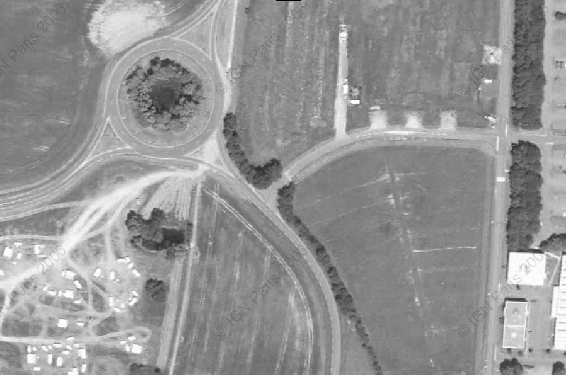
%> input picture data/Palaiseau.bmp, 566 x 375 px
$ octave main.m   (GNU Octave 9; MATLAB toolbox functions it lacks are replaced by stand-ins)
%> lines starting %> are read from the running program, lines starting %| are printed output that depends on the picture
### fft_convolution.m
function y0 = fft_convolution(h,x)
%FFT_CONVOLUTION Performs convolution operation
%   y0 = FFT_CONVOLUTION(h,x) is the convolution of h and x through the
%   Fourier space

y0=ifft2(fft2(h).*fft2(x));

end

### awg_noise.m
function yb = awg_noise(y,SNR)
%AWG_NOISE Adds additive white gaussian noise
%   yb = AWG_NOISE(y,SNR) is y disturbed with additive white gaussian
%   noise using a signal noise ratio given by SNR

sigma=sqrt(var(y(:))/(10^(SNR/10)));
yb=y+randn(size(y))*sigma;

end

### inverse_filter.m
function x = inverse_filter(h,y)
%INVERSE_FILTER Applies the inverse filter
%   x = INVERSE_FILTER(h,y) is y filtered by the inverse filter given by h
%   Attention: h cannot have null values

fftx=fft2(y)./fft2(h);
x=ifft2(fftx);

end

### main.m
%% Signal Processing

% When acquiring an image, several disturbances can be introduced by the
% imaging system, the acquisition chain or the surrounding noise.
%
% This file explores and develops methods that allow us to reconstruct
% an image as faithfully as possible:
%
%    white_noise.m
%    fft_convolution.m
%    FiltreInverse.m
%    FiltreWiener.m
%    lambda_optimal.m
%

%% Initialization
clear ; close all; clc;

%% Data loading and variable definition

% Load images that we will be using
pal_img = double(imread('Palaiseau.bmp'));
%> pal_img: size 375x566 double; min 0, max 255, mean 149.2; mean of the top-left, top-right, bottom-left and bottom-right quarters 148.3, 144, 160.4, 144
y = size(pal_img, 1);
%> y = 375
x = size(pal_img, 2);
%> x = 566
text_img = double(imread('Text.tif'));
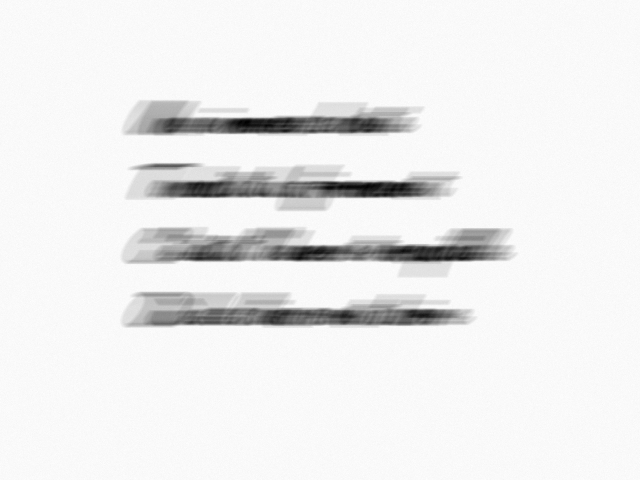
%> input picture data/Text.tif, 640 x 480 px
%> text_img: size 480x640 double; min 0, max 255, mean 236.8; mean of the top-left, top-right, bottom-left and bottom-right quarters 233, 240.3, 236.3, 237.5

% Plot images
fprintf('Visualizing images.\n');

figure('Name','Images','NumberTitle','off');
subplot 121;
imagesc(pal_img);
colormap('gray');
title('Palaiseau');
axis image;
subplot 122;
imagesc(text_img);
colormap('gray');
title('Text');
axis image;

% Load basic windows
load('windows.mat');

fprintf('Program paused. Press enter to continue.\n');
pause;
fprintf('\n');

%% Part 1: Basic filter testing with controlled disturbances

% In the following sections we will observe the windows that will be
% applied on the Palaiseau image in order to simulate disturbances, the
% effects they have on said image and then test basic filters. For filter
% testing we will only focus on the PSF related disturbances, as the Rect
% related disturbance serve only as a comparison.

%% Window descriptions

% Calculate Fourier tranforms of the useful filters
fft_PSF = fft2(PSF);
fft_Rect = fft2(Rect);

% Visualize pertinent information on windows and their FTs
fprintf('Visualizing Windows and their Fourier transforms.\n');

% PSF
figure('Name','Point Spread Function','NumberTitle','off');
imagesc(fftshift(PSF));
axis([x/2-50 x/2+50 y/2-50 y/2+50]);
colormap spring;
title('PSF');

figure('Name','FT of PSF','NumberTitle','off');
subplot 221;
imagesc(fftshift(abs(fft_PSF)));
colormap spring;
title('Modulus of FT(PSF)');
subplot 222;
imagesc(fftshift(angle(fft_PSF)));
colormap spring;
title('Phase of FT(PSF)');
subplot 223;
imagesc(fftshift(real(fft_PSF)));
colormap spring;
title('Real part of TF(PSF)');
subplot 224;
imagesc(fftshift(imag(fft_PSF)));
colormap spring;
title('Imaginary part of TF(PSF)');
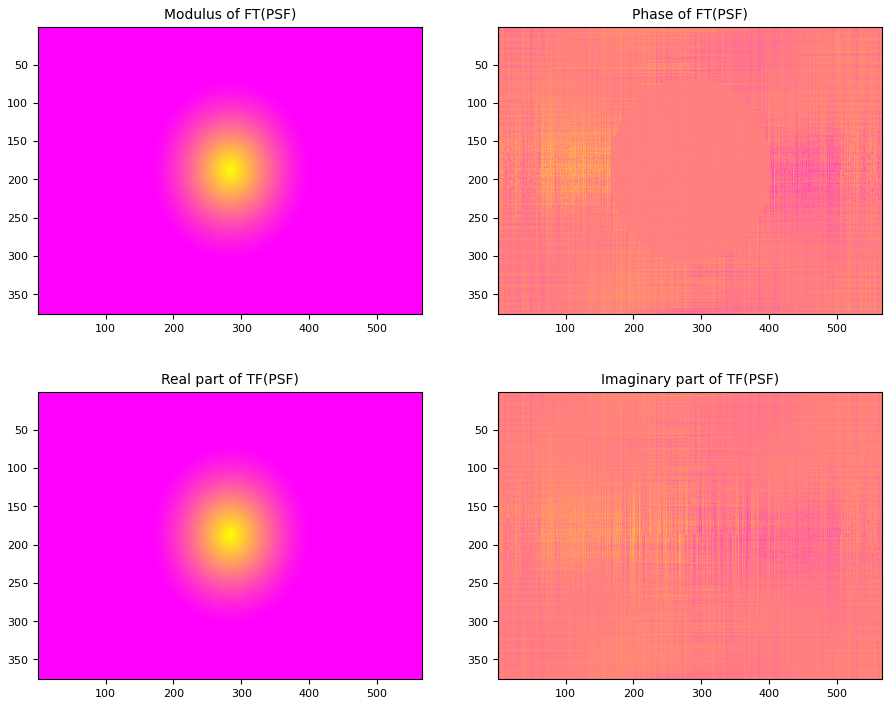
%> figure redrawn from the program's plot data, 4 panels

% Rect
figure('Name','Rectangle Function','NumberTitle','off');
imagesc(fftshift(Rect));
axis([x/2-50 x/2+50 y/2-50 y/2+50]);
colormap summer;
title('Rect');
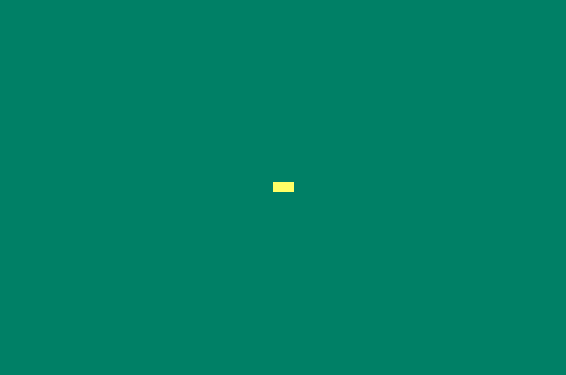
%> displayed picture: size 375x566x3, on the screen's scale of 0 to 255; mean R, G, B 0.3, 128.1, 102

figure('Name','FT of Rect','NumberTitle','off');
subplot 221;
imagesc(fftshift(abs(fft_Rect)));
colormap summer;
title('Modulus of FT(Rect)');
subplot 222;
imagesc(fftshift(angle(fft_Rect)));
colormap summer;
title('Phase of FT(Rect)');
subplot 223;
imagesc(fftshift(real(fft_Rect)));
colormap summer;
title('Real part of TF(Rect)');
subplot 224;
imagesc(fftshift(imag(fft_Rect)));
colormap summer;
title('Imaginary part of TF(Rect)');
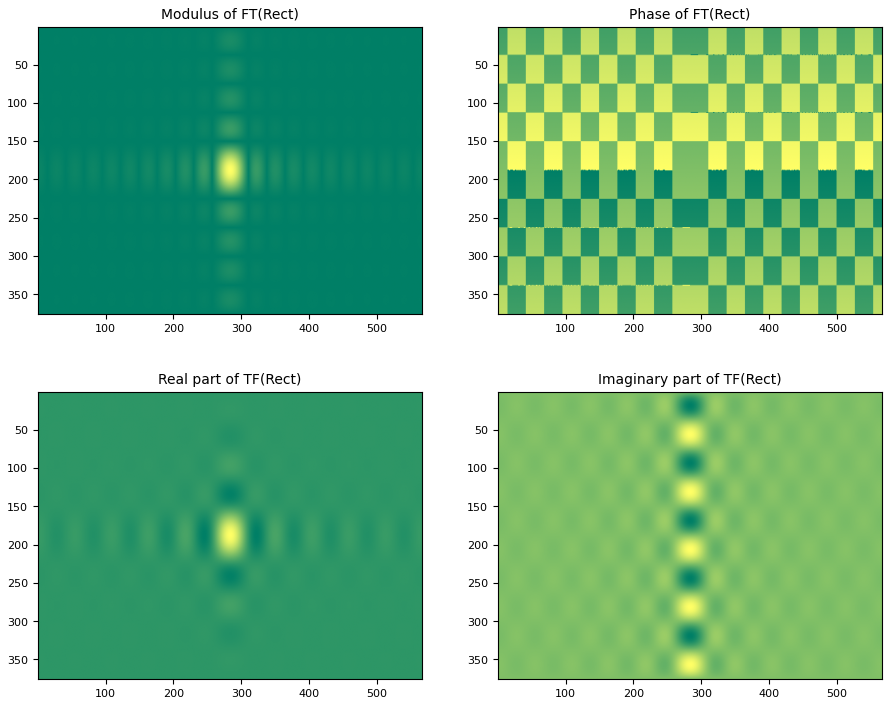
%> figure redrawn from the program's plot data, 4 panels

% Cuts at zero frequency
figure('Name','FT Cuts','NumberTitle','off');
subplot 121;
x1=1:length(fft_Rect(:,1));
y1=fftshift(abs(fft_Rect(:,1)));
plot(x1,y1,'r');
title('FT(Rect)');
subplot 122;
x2=1:length(fft_PSF(:,1));
y2=fftshift(abs(fft_PSF(:,1)));
plot(x2,y2,'b');
title('FT(PSF)');
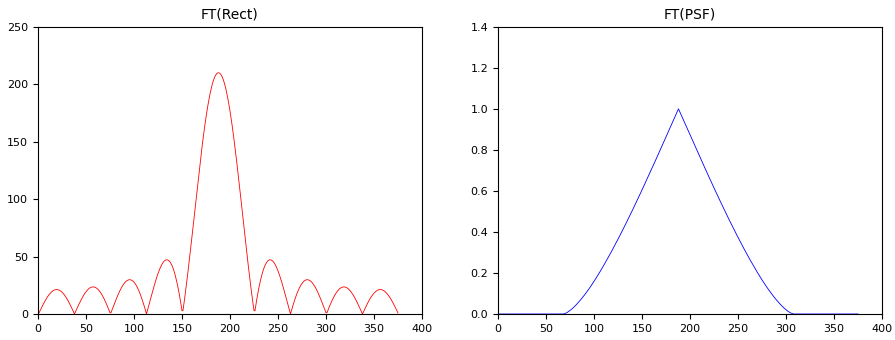
%> figure redrawn from the program's plot data, 2 panels; panel 1: curve peaks at x = 188, y = 210; panel 2: curve peaks at x = 188, y = 1

fprintf('Program paused. Press enter to continue.\n');
pause;
fprintf('\n');

%% Disturbance simulation

% Perfect image convoluted to PSF and Rect
y0_rect = fft_convolution(Rect,pal_img);
%> in fft_convolution, `y0=ifft2(fft2(h).*fft2(x));`:
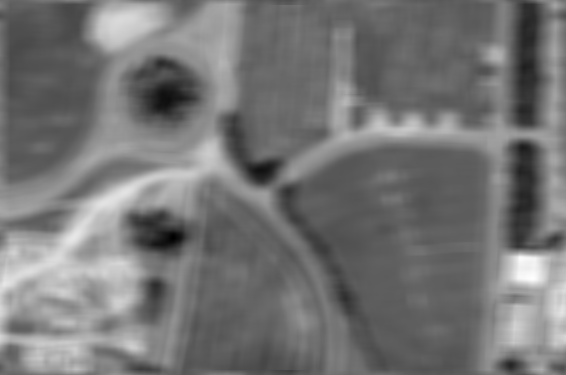
%> y0: size 375x566 double; min 13122, max 52655, mean 31327.2; drawn with min black and max white
y0_psf = fft_convolution(PSF,pal_img);
%> in fft_convolution (call 2), `y0=ifft2(fft2(h).*fft2(x));`:
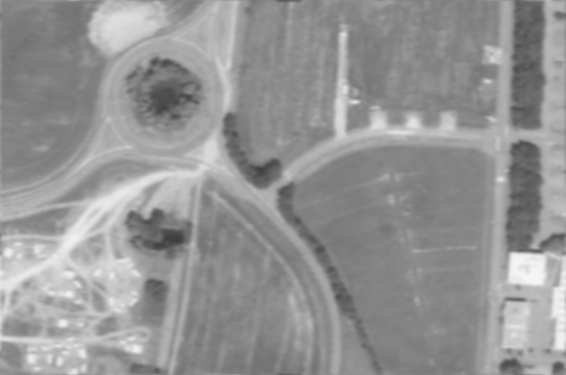
%> y0: size 375x566 double; min 62.55, max 247.1, mean 149.2

% Addition of additive white gaussian noise
SNR = 40;
fprintf('Signal Noise Ratio for additive white gaussian noise: %d.\n',...
    SNR);
yb_rect = awg_noise(y0_rect,SNR);
%> in awg_noise, `sigma=sqrt(var(y(:))/(10^(SNR/10)));`: sigma = 56.32
yb_psf = awg_noise(y0_psf,SNR);

% Verification of the disturbance
fprintf('Visualizing disturbances.\n');

figure('Name','Disturbances','NumberTitle','off');

subplot 221;
imagesc(y0_rect);
colormap('gray');
title('y0\_rect');
axis image;
subplot 222;
imagesc(yb_rect);
colormap('gray');
title('yb\_rect');
axis image;

subplot 223;
imagesc(y0_psf);
colormap('gray');
title('y0\_psf');
axis image;
subplot 224;
imagesc(yb_psf);
colormap('gray');
title('yb\_psf');
axis image;

fprintf('Program paused. Press enter to continue.\n');
pause;
fprintf('\n');

%% Inverse filter

fprintf('Visualizing inverse filter results.\n');

figure('Name','Inverse Filter','NumberTitle','off');

subplot 131;
imagesc(pal_img);
colormap('gray');
title('Palaiseau');
axis image;

subplot 132;
%> (the run ends here)
